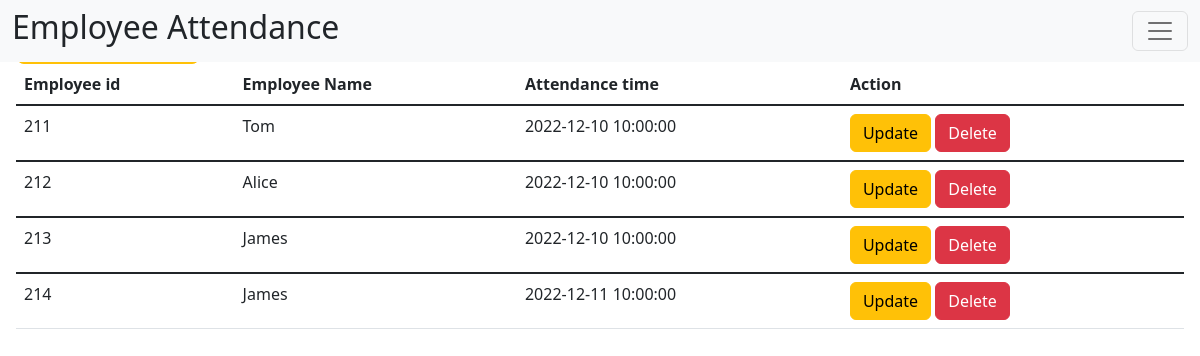
/attendance/attendance.php, run on the app's committed database.
### tables this page shows
CREATE TABLE `Employee_attendance` (
  `employee_id` int(15) NOT NULL,
  `attendance_time` datetime DEFAULT NULL
);

CREATE TABLE `Employee` (
  `id` int(15) NOT NULL,
  `name` varchar(50) DEFAULT NULL,
  `email` varchar(50) DEFAULT NULL,
  `phone_number` varchar(50) NOT NULL,
  `gender` varchar(50) DEFAULT NULL,
  `date_of_birth` date DEFAULT NULL,
  `department` varchar(100) DEFAULT NULL,
  `salary` int(11) DEFAULT NULL,
  `award_id` int(11) DEFAULT NULL
);

### attendance/attendance.php (the view, shortened to what this page needs)
<?php
include "../connect.php";
?>
<!doctype html>
<html lang="en">
<head>
    <link href="https://cdn.jsdelivr.net/npm/bootstrap@5.2.3/dist/css/bootstrap.min.css" rel="stylesheet">
    <link href="https://getbootstrap.com/docs/5.2/assets/css/docs.css" rel="stylesheet">
</head>
<body class="p-3 m-0 border-0 bd-example">
    <nav class="navbar bg-light fixed-top">
        <div class="container-fluid">
            <h2 class="h2">Employee Attendance</h2>
            <button class="navbar-toggler" type="button" data-bs-toggle="offcanvas" data-bs-target="#offcanvasNavbar" aria-controls="offcanvasNavbar">
                <span class="navbar-toggler-icon"></span>
            </button>
        </div>
    </nav>
    <a href="add_attendance.php" class="btn btn-warning btn-lg">Add Attendance</a>
    <table class="table">
        <thead>
            <tr>
                <th scope="col">Employee id</th>
                <th scope="col">Employee Name</th>
                <th scope="col">Attendance time</th>
                <th scope="col">Action</th>
            </tr>
        </thead>
            <?php
                $sql_admin = "SELECT Employee.id, Employee.name, Employee_attendance.attendance_time FROM Employee INNER JOIN Employee_attendance ON Employee.id = Employee_attendance.employee_id;";
                $result_admin = mysqli_query($con, $sql_admin);
                if (mysqli_num_rows($result_admin) > 0) {
                    while($row = mysqli_fetch_assoc($result_admin)) {
                        $id = $row['id'];
                        echo
                        '<tbody class="table-group-divider">
                            <tr>
                                <td>' .$id. '</td>
                                <td>' .$row['name']. '</td>
                                <td>' .$row['attendance_time']. '</td>
                                <td>
                                    <a href="update_attendance.php?updateid= '.$id.'" class="btn btn-warning">Update</a>
                                    <a href="delete_attendance.php?deleteid= '.$id.'" class="btn btn-danger">Delete</a>
                                </td>
                            </tr>
                        </tbody>';
                    }
                }
            ?>
    </table>
</body>
</html>

### data on the page
employee_attendance: employee_id "211", employee_id.name "Tom", attendance_time "2022-12-10 10:00:00"
employee_attendance: employee_id "212", employee_id.name "Alice", attendance_time "2022-12-10 10:00:00"
employee_attendance: employee_id "213", employee_id.name "James", attendance_time "2022-12-10 10:00:00"
employee_attendance: employee_id "214", employee_id.name "James", attendance_time "2022-12-11 10:00:00"
